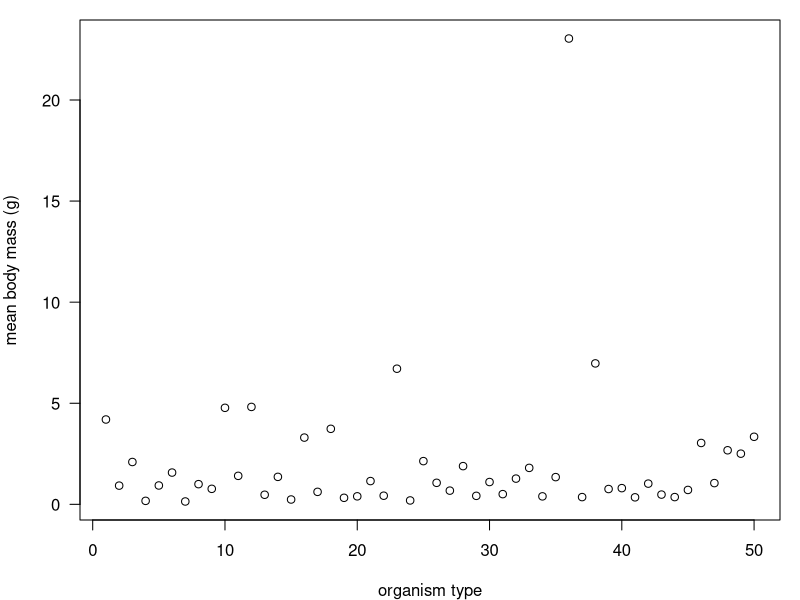
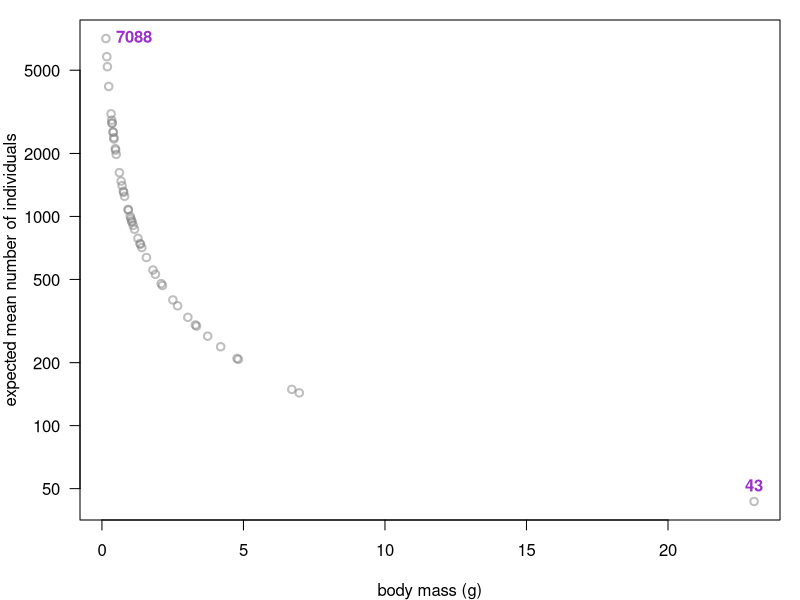
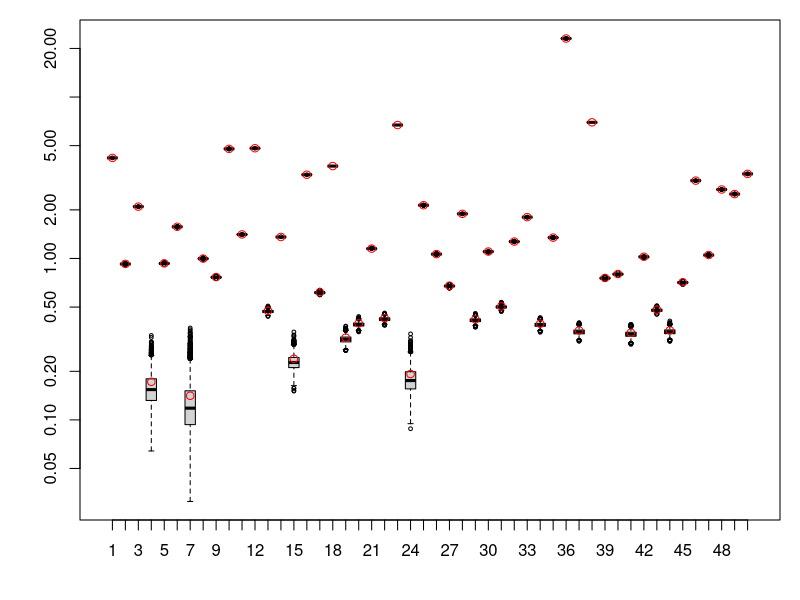

Here is the R script that generated these plots, in order: (Note: this script raises an error after producing the figures.)
library(data.table)

# 1. We have a pool of different types of organisms. We'll classify them into 
# groups based on the identity at a given region of the mitochondrial genome. 
# Thus, each 'variant' of that sequence corresponds to a type (aka OTU).
N_seq_var <- 50
seq_var <- 1:N_seq_var
dim_pool <- c(50, 25, 3)

# Each type of organism occurs in different abundances. 
# We could just simulate some random numbers of abundances, 
# or be more realistic and incorporate information about the mean body size of 
# each type (e.g. smaller organisms are more abundant). 
# To do that, we need to pick some mean body sizes for each of our 
# organism types. 
set.seed(2017)
# choose between "realistic", "uniform", or give a single number for all. 
BODYSIZE_DIST <- "realistic"
if(BODYSIZE_DIST == "realistic"){
  bodysize_mean <- rlnorm(N_seq_var)
} else if(BODYSIZE_DIST == "uniform"){
  bodysize_mean <- runif(n = N_seq_var, min = 0, max = 20)
} else if(is.numeric(BODYSIZE_DIST)){
  bodysize_mean <- rep(BODYSIZE_DIST, N_seq_var)
}
par(mar = c(4,4,1,1))
plot(bodysize_mean, xlab = 'organism type', ylab = 'mean body mass (g)', las = 1)
# OK. Lots of small things, a few big ones.
# Now, let's simulate counts of those things based on their body size. 
# First we'll establish a relationship between body mass and expected counts. 
COEFF <- 1000
counts_mean <- COEFF/bodysize_mean
plot(bodysize_mean, counts_mean, 
     col = grey(0.5, alpha = 0.5), lwd = 2, 
     log = 'y', 
     xlab = 'body mass (g)', ylab = 'expected mean number of individuals', 
     las = 1)
pts.df <- data.frame(x = range(bodysize_mean), y = rev(range(counts_mean)))
text(pts.df, labels = round(pts.df$y), col = 'darkorchid', pos = c(4,3), font = 2)
pts.df

# The smallest 'species' has a mean body mass of 0.14 g and around 7000 individuals.
# The largest has a mean body mass of 23 g and around 43 individuals.
# From this information we can generate some simulated but realistic count data. 
ind_per_type <- rpois(n = length(counts_mean), lambda = counts_mean)

# And to bring it back around, we can simulate a mass for each individual
realsd <- 0.00001/bodysize_mean
logmean <- log(bodysize_mean/sqrt(1+(sqrt(realsd)/(bodysize_mean ^2))))
logsd <- log(1+((sqrt(realsd)/(bodysize_mean ^2))))
mass_ind <- rlnorm(
  n = sum(ind_per_type), 
  meanlog = rep(logmean, times = ind_per_type), 
  sdlog = rep(logsd, times = ind_per_type)
  )
# SCALE <- 1
# SHAPE <- bodysize_mean/SCALE
# SHAPES <- rep(SHAPE, times = ind_per_type)
# mass_ind <- rgamma(n = sum(ind_per_type), shape = SHAPES, scale = SCALE)
inds <- data.table(
  # ID = 1:length(mass_ind), 
  type = rep(seq_var, times = ind_per_type), 
  mass = mass_ind
)
boxplot(split(mass_ind, f = inds$type), log = 'y', cex = 0.5)
points(x = 1:N_seq_var, y = bodysize_mean, col = 'red')

# I'm going to call place_inds() multiple times so each type has a different 
# distribution in space. 
inds[,c('x', 'y', 'z') := data.table(place_inds(.N, dim_pool)), by = type]

ncols <- 3
mycols <- hsv(h = seq(from = 1/ncols, to = 1, length.out = ncols), s = 0.7, alpha = 0.7)
# mycols <- colorRampPalette(c("gold", "slateblue", 'green'))(ncols)
# mycols <- viridis(3, end = 1, option = 'magma')
with(inds[type == 2, ], 
     plot(x,z, col = mycols[cut(z, breaks = ncols)], lwd = 2, las = 1)
     )
legend('bottomright', legend = c('upper', 'middle', 'lower'), 
       pch = 1, pt.lwd = 2, col = rev(mycols), bty = 'n')
with(inds[type == 2, ], 
     plot(x,y, col = mycols[cut(z, breaks = ncols)], lwd = 2, las = 1)
)
legend('bottomright', legend = c('upper', 'middle', 'lower'), pch = 1, pt.lwd = 2, col = rev(mycols), bty = 'n')

# NOW we can sample from the environment.
# Let's start by deciding where to take a sample. 
corner_min <- c(0,0,0) # in the corner
pool_range <- cbind(corner_min, dim_pool)
sample_points <- as.matrix(expand.grid(pool_range[1,], pool_range[2,], pool_range[3,]))

# In the following lines I'll be doing things in an inefficient way, but in the 
# hopes it will illustrate each step individually.
# First, calculate the distance that each sample is from each individual.
for(i in 1:nrow(sample_points)){
  inds[ , paste0('dist.', i)] <- dist_from_samp(sample_points[i,], as.matrix(inds[,.(x,y,z)]))
}

# Then, sample cells from the environment based on density calculated based on 
# mass and distance. 
for(i in 1:nrow(sample_points)){
  distvar <- paste0('dist.', i)
  cellvar <- paste0('cells.', i)
  inds[ , (cellvar)] <- cells_by_dist(inds[[distvar]], inds[,mass])
}

temp <- melt.data.table(inds, id.vars = 'type', 
                measure.vars = paste0('cells.', 1:nrow(sample_points)), 
                variable.name = 'sample', value.name = 'count')
temp[,sample := gsub('cells.', replacement = '', x = sample, fixed = TRUE)]

cells_in_samples <- temp[, sum(count), by = .(type, sample)]
rm(temp)

with(cells_in_samples[sample == 1], plot(V1))
with(cells_in_samples[sample == 2], points(V1, col = 'red'))
abline(v = 1:50, col = grey(0.9))

cells_in_samples[, count := copies_per_cell(V1)]
template_abun <- cells_in_samples
template_abun[,V1:= NULL]

## TODO PICK UP HERE

N_samples <- 10
samples <- 1:N_samples

# the templates are present in a certain abundance in the extraction
template_abun <- matrix(NA, nrow = N_samples, ncol = N_seq_var)
for(i in 1:N_samples){
  template_abun[i,] <- rnbinom(n = N_seq_var, mu = 10, size = 0.6)
}


# each template has some primer efficiency / bias
primer_efficiencies <- rbeta(n = N_seq_var, 1, 1)

true_pcr_products <- expand.grid(seq_var, samples, NA)[,c(2,1,3)]
names(true_pcr_products) <- c('sample', 'seq.var', 'count')
for(i in 1:N_samples){
  current_max <- i * N_seq_var
  current_min <- current_max - N_seq_var + 1
  true_pcr_products[current_min:current_max,'count'] <- do_pcr(
    template_copies = template_abun[i,], template_effs = primer_efficiencies, 
    ncycles = 40, inflection = 10, slope = 0.2
  )
}

# when we pool our samples, the number of molecules will be influenced by:
# concentration measurement error:
DT <- data.table(true_pcr_products)
# samples contain different numbers of fragments:
molecules_per_sample_product <- DT[,sum(count), by = sample]$V1
# and our measurement of them is not accurate, both because of pipetting:
qubit_vol_exp <- rep(1, N_samples)
qubit_vol_act <- pipette(qubit_vol_exp)
pcr_vol   <- 50
lambderp <- molecules_per_sample_product * qubit_vol_act/pcr_vol
molecules_into_qubit <- rpois(N_samples, lambda = lambderp)
# and because of the measurement error of the qubit
qubit_mass <- rpois(N_samples, lambda = molecules_into_qubit)
min_vol_to_pool <- 10
vol_to_pool <- 10 * (min(qubit_mass)/qubit_mass)

# and again, when we pool them, there is error inherent to pipetting
mol_pipette_exp <- molecules_per_sample_product * (vol_to_pool/(pcr_vol))
mol_pipette_actual <- rpois(n = N_samples, lambda = mol_pipette_exp)

mols_to_seq <- expand.grid(seq_var, samples, NA)[,c(2,1,3)]
names(mols_to_seq) <- c('sample', 'seq.var', 'count')
for(i in 1:N_samples){
  current_max <- i * N_seq_var
  current_min <- current_max - N_seq_var + 1
  mols_to_seq[current_min:current_max,'count'] <- rmultinom(
    n = 1, size = mol_pipette_actual[i], 
    prob = true_pcr_products[true_pcr_products$sample == i, 'count'])
}

# The sequencer has some expected output ('depth')
seq_depth <- rpois(n = 1, lambda = 1e6)

# molecules (sample and variant) are sequenced according to their abundance
seq_prob <- mols_to_seq$count/sum(mols_to_seq$count)

# and the number of reads of each taxon from each sample might be:
seq_dat <- expand.grid(seq_var, samples, NA)[,c(2,1,3)]
names(seq_dat) <- c('sample', 'seq.var', 'count')
seq_dat[,'count'] <- rmultinom(n = 1, size = seq_depth, prob = seq_prob)
